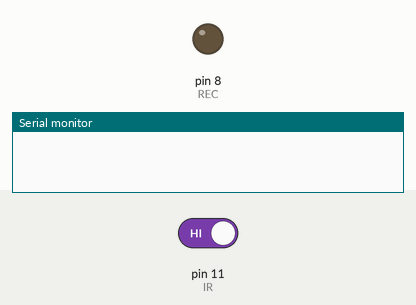
This sketch was run on a simulated Arduino Uno, built with avr-gcc and run on an emulated ATmega328P. Parts: output pins drawn as LEDs (lit = HIGH), the last lines printed to the serial monitor. The inputs (shaded band) are chosen by the test bench; at power-on: pin 11 (IR) HIGH.

Above: at 1.2 s.
1.3 s: pin 11 (IR) driven LOW
At 1.9 s:
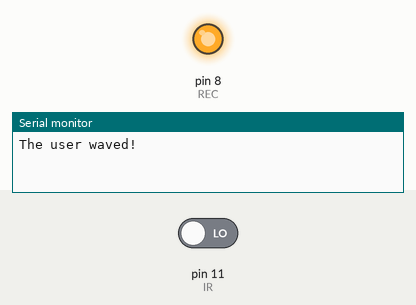
Timing chart, 0 to 4.3 s (numbered marks = the images above; inputs shaded):
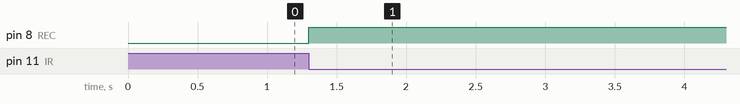

Measured:
- after the input at 1.3 s, pin 8 (REC): LOW → HIGH at once

The sketch:

up_cod_test.ino
```cpp
#define IR  11     // connects the OUT of the IR sensor to pin 11 of the Arduino board

#define REC 8      // connects the REC pin of the ISD1820 to pin 8 of the Arduino board

#define PLAYE 9    // connects the PLAYE pin of the ISD1820 to pin 9 of the Arduino board

#define PLAYL 10    // connects the PLAYL pin of the ISD1820 to pin 10 of the Arduino board

void setup(){

 pinMode(IR, INPUT);   //defines the IR pin of the IR Sensor as input

 pinMode(REC, OUTPUT);    // defines the REC pin of the ISD1820 as output


 Serial.begin(9600);

}

void loop(){

 int i = digitalRead(IR);

 if(i == 0)

 {

   Serial.println("The user waved!");        //the IR sensor detected motion

   digitalWrite(REC, 1);                // a recording of the voice has started

   delay(10000);                        //it will record for 10 seconds

   digitalWrite(REC, 0);               //it stops recording

    delay(1000);                       //it waits 1 second

    digitalWrite(PLAYE, 1);              // the recording is played back

   delay(10000);

   digitalWrite(PLAYE, 0);              //the recording stops

 }

}
```
